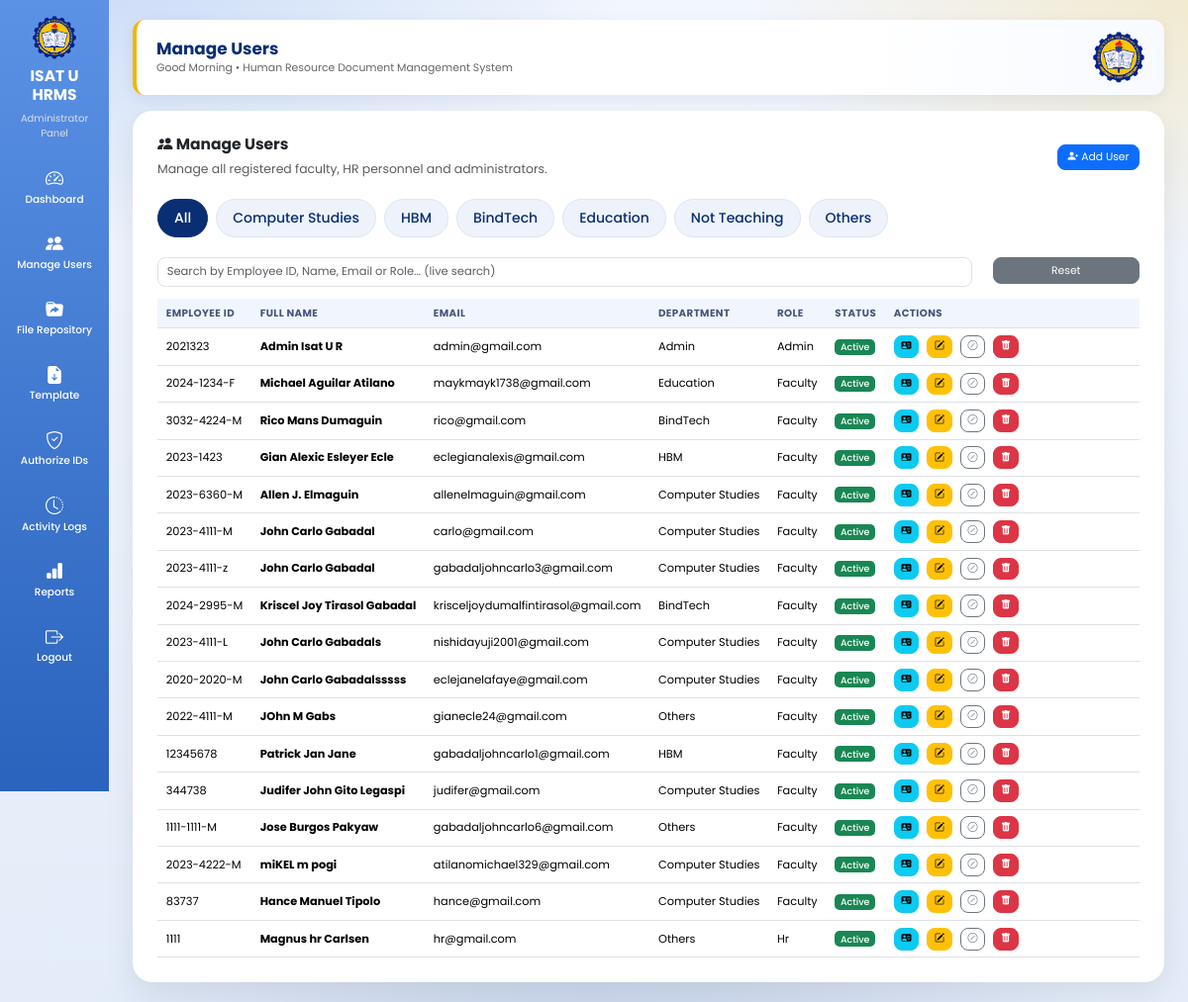
Screenshot of /admin/users.php (signed in) with the database file from the repository.
### tables this page shows
CREATE TABLE `users` (
  `user_id` int(11) NOT NULL AUTO_INCREMENT,
  `employee_id` varchar(50) DEFAULT NULL,
  `first_name` varchar(100) NOT NULL,
  `middle_name` varchar(100) DEFAULT NULL,
  `last_name` varchar(100) NOT NULL,
  `email` varchar(150) NOT NULL,
  `password` varchar(255) NOT NULL,
  `role` varchar(20) NOT NULL,
  `department` varchar(150) DEFAULT NULL,
  `position_title` varchar(150) DEFAULT NULL,
  `profile_picture` varchar(255) DEFAULT NULL,
  `reset_token` varchar(255) DEFAULT NULL,
  `reset_token_expiry` datetime DEFAULT NULL,
  `status` varchar(20) DEFAULT 'active',
  `created_at` timestamp NOT NULL DEFAULT current_timestamp(),
  PRIMARY KEY (`user_id`)
);

### admin/partials/users_rows.php (the view, shortened to what this page needs)
<?php
if (mysqli_num_rows($query) === 0) {
?>
<tr>
    <td colspan="7" class="text-center text-muted py-4">
        No users found.
    </td>
</tr>
<?php
} else {
    while($row=mysqli_fetch_assoc($query))
    {
?>
<tr>
<td>
<?php echo htmlspecialchars($row['employee_id']); ?>
</td>
<td>
<strong>
<?php
echo htmlspecialchars(
$row['first_name']." ".
$row['middle_name']." ".
$row['last_name']
);
?>
</strong>
</td>
<td>
<?php echo htmlspecialchars($row['email']); ?>
</td>
<td>
<?php echo htmlspecialchars($row['department'] ?? ''); ?>
</td>
<td>
<?php echo ucfirst($row['role']); ?>
</td>
<td>
<?php
if($row['status']=="Active")
{
echo "<span class='badge bg-success'>Active</span>";
}
else
{
echo "<span class='badge bg-danger'>Inactive</span>";
}
?>
</td>
<td>
<a
href="faculty_profile.php?id=<?php echo $row['user_id']; ?>"
class="btn btn-info btn-sm btn-action"
title="View Profile">
<i class="bi bi-person-vcard-fill"></i>
</a>
<a
href="edit_user.php?id=<?php echo $row['user_id']; ?>"
class="btn btn-warning btn-sm btn-action"
title="Edit">
<i class="bi bi-pencil-square"></i>
</a>
<button
type="button"
class="btn btn-sm btn-action <?php echo $row['status']=='Active' ? 'btn-outline-secondary' : 'btn-outline-success'; ?>"
title="<?php echo $row['status']=='Active' ? 'Deactivate' : 'Activate'; ?>"
onclick="toggleStatus(<?php echo $row['user_id']; ?>, '<?php echo $row['status']; ?>')">
<i class="bi <?php echo $row['status']=='Active' ? 'bi-slash-circle' : 'bi-check-circle'; ?>"></i>
</button>
<a
href="delete_user.php?id=<?php echo $row['user_id']; ?>"
class="btn btn-danger btn-sm"
onclick="return confirm('Delete this user?')"
title="Delete">
<i class="bi bi-trash-fill"></i>
</a>
</td>
</tr>
<?php
    }
}
?>

### assets/ui.css (style rules this page uses)
html { font-size:13.5px !important; }
body { font-size:.92rem; background: radial-gradient(900px 500px at 8% -5%, rgba(91,146,229,.28), transparent 60%), radial-gradient(800px 480px at 100% 0%, rgba(245,180,0,.18), transparent 55%), radial-gradient(900px 600px at 50% 110%, rgba(18,60,146,.16), transparent 60%), linear-gradient(180deg,#f2f6fd 0%,#e4ecf9 100%) !important; background-attachment:fixed !important; }
.table>:not(caption)>*>* { padding:.5rem .65rem !important; }
.btn { font-size:.8rem;padding:.32rem .7rem;border-radius:8px; }
.btn-sm { font-size:.74rem !important;padding:.22rem .5rem !important; }
.badge { font-size:.7rem;font-weight:500;padding:.35em .6em; }

### admin/users.php (style rules this page uses)
* { margin:0; padding:0; box-sizing:border-box; font-family:'Poppins',sans-serif; }
body { background:#eef3fb; overflow-x:hidden; }
:root { --blue:#0A2E73; --yellow:#F5B400; --shadow:0 10px 30px rgba(0,0,0,.08); }
.table th, .table td { white-space:nowrap; }
.btn-action { margin-right:5px; }

### rows the page displays
users: employee "2021323", first_name+middle_name+last_name "Admin Isat U R", email "admin@gmail.com", department "Admin", role "Admin", status "Active"
users: employee "2024-1234-F", first_name+middle_name+last_name "Michael Aguilar Atilano", email "maykmayk1738@gmail.com", department "Education", role "Faculty", status "Active"
users: employee "3032-4224-M", first_name+middle_name+last_name "Rico Mans Dumaguin", email "rico@gmail.com", department "BindTech", role "Faculty", status "Active"
users: employee "2023-1423", first_name+middle_name+last_name "Gian Alexic Esleyer Ecle", email "eclegianalexis@gmail.com", department "HBM", role "Faculty", status "Active"
users: employee "2023-6360-M", first_name+middle_name+last_name "Allen J. Elmaguin", email "allenelmaguin@gmail.com", department "Computer Studies", role "Faculty", status "Active"
users: employee "2023-4111-M", first_name+middle_name+last_name "John Carlo Gabadal", email "carlo@gmail.com", department "Computer Studies", role "Faculty", status "Active"
users: employee "2023-4111-z", first_name+middle_name+last_name "John Carlo Gabadal", email "gabadaljohncarlo3@gmail.com", department "Computer Studies", role "Faculty", status "Active"
users: employee "2024-2995-M", first_name+middle_name+last_name "Kriscel Joy Tirasol Gabadal", email "krisceljoydumalfintirasol@gmail.com", department "BindTech", role "Faculty", status "Active"
users: employee "2023-4111-L", first_name+middle_name+last_name "John Carlo Gabadals", email "nishidayuji2001@gmail.com", department "Computer Studies", role "Faculty", status "Active"
users: employee "2020-2020-M", first_name+middle_name+last_name "John Carlo Gabadalsssss", email "eclejanelafaye@gmail.com", department "Computer Studies", role "Faculty", status "Active"
users: employee "2022-4111-M", first_name+middle_name+last_name "JOhn M Gabs", email "gianecle24@gmail.com", department "Others", role "Faculty", status "Active"
users: employee "12345678", first_name+middle_name+last_name "Patrick Jan Jane", email "gabadaljohncarlo1@gmail.com", department "HBM", role "Faculty", status "Active"
users: employee "344738", first_name+middle_name+last_name "Judifer John Gito Legaspi", email "judifer@gmail.com", department "Computer Studies", role "Faculty", status "Active"
users: employee "1111-1111-M", first_name+middle_name+last_name "Jose Burgos Pakyaw", email "gabadaljohncarlo6@gmail.com", department "Others", role "Faculty", status "Active"
users: employee "2023-4222-M", first_name+middle_name+last_name "miKEL m pogi", email "atilanomichael329@gmail.com", department "Computer Studies", role "Faculty", status "Active"
users: employee "83737", first_name+middle_name+last_name "Hance Manuel Tipolo", email "hance@gmail.com", department "Computer Studies", role "Faculty", status "Active"
users: employee "1111", first_name+middle_name+last_name "Magnus hr Carlsen", email "hr@gmail.com", department "Others", role "Hr", status "Active"

### other values shown
$greeting "Good Morning"
$dept "All"
$dept "Computer Studies"
$dept "HBM"
$dept "BindTech"
$dept "Education"
$dept "Not Teaching"
$dept "Others"
